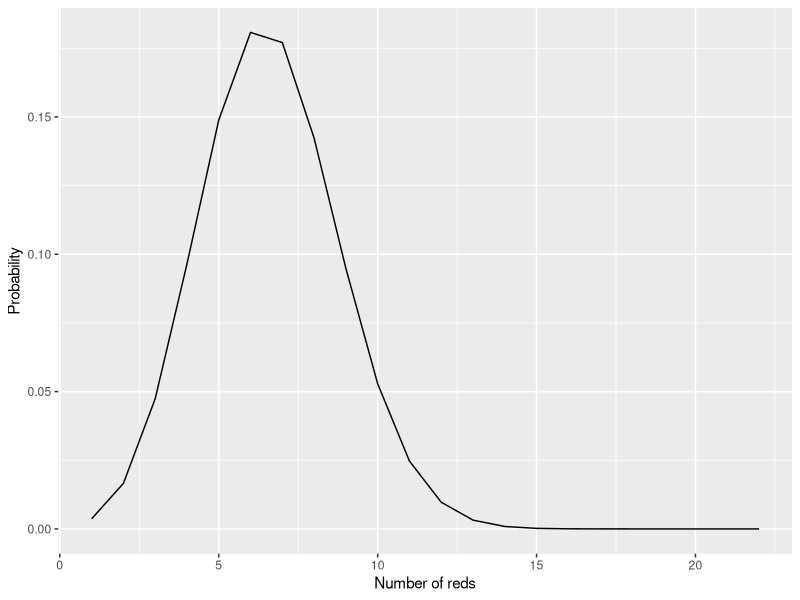
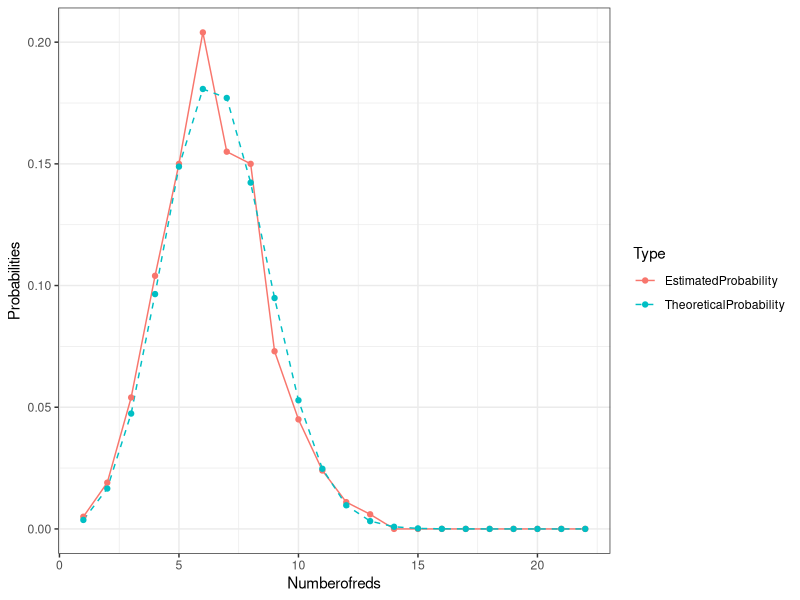

The R script that drew these images, in order:
## ---- chunk 1
knitr::opts_chunk$set(echo = TRUE)
## ---- chunk 2
library(tidyverse)
## ---- chunk 3
prob_red_spheres <- function(num) {
  choose(22, num) * 0.3 ^ num * 0.7 ^ (22 - num)
}
prob_red_spheres(10)
## ---- chunk 4
num_reds <- c(seq(1, 22))
prob <- prob_red_spheres(num_reds)
prob_by_num_reds <- data.frame(num_reds, prob)
prob_by_num_reds %>% head(3)
## ---- chunk 5
prob_by_num_reds %>% ggplot(aes(x = num_reds, y = prob)) + geom_line() + xlab("Number of reds") + ylab("Probability")
## ---- chunk 6
sample(10, 22, replace = TRUE)
## ---- chunk 7
## case1:Setting the random seed just once
set.seed(0)
for (i in 1:5) {
  print(sample(100, 5, replace = FALSE))
  # The result may well differ everytime
}
## ---- chunk 8
## case2:Resetting the random seed everytime
set.seed(1)
print(sample(100, 5, replace = FALSE))
set.seed(1)
print(sample(100, 5, replace = FALSE))
set.seed(1)
print(sample(100, 5, replace = FALSE))
#The result should not change
## ---- chunk 9
num_trials<-1000 # set the number of trials
set.seed(0) # set the random seed
sampling_with_replacement_simulation<-data.frame(trial=1:num_trials)%>% mutate(sample_balls=map(.x=trial,~sample(10,22,replace=TRUE)))
head(sampling_with_replacement_simulation)
## ---- chunk 10
sampling_with_replacement_simulation <- sampling_with_replacement_simulation %>%
  mutate(num_reds=map_dbl(sample_balls, ~sum(.x <= 3)))
sampling_with_replacement_simulation
## ---- chunk 11
num_reds_in_simulation<-sampling_with_replacement_simulation%>% pull(num_reds)

prob_by_num_reds<-prob_by_num_reds%>% mutate(predicted_prob=map_dbl(.x=num_reds,~sum(num_reds_in_simulation==.x))/num_trials)
## ---- chunk 12
prob_by_num_reds%>% rename(TheoreticalProbability=prob,EstimatedProbability=predicted_prob)%>% pivot_longer(cols=c("EstimatedProbability","TheoreticalProbability"), names_to="Type",values_to="count")%>% ggplot(aes(num_reds,count))+ geom_line(aes(linetype=Type,color=Type))+geom_point(aes(color=Type))+ scale_linetype_manual(values=c("solid","dashed"))+ theme_bw()+xlab("Numberofreds")+ylab("Probabilities")
## ---- chunk 13
set.seed(0)
num_trials <- 1000
sample_size <- 10
reds <- rep(1, times = 50)
blues <- rep(2, times = 30)
greens <- rep(3, times = 20)
combined_vector <- c(reds, blues, greens)
mixed_balls <- sample(combined_vector, length(combined_vector))
  
colorful_balls<-data.frame(trial=1:num_trials) %>%  
  mutate(sample_balls=map(.x=trial,~sample(mixed_balls,sample_size,replace=FALSE)))

colorful_balls <- colorful_balls %>%
  mutate(num_reds=map_dbl(sample_balls, ~sum(.x == 1))) %>%
  mutate(num_blues=map_dbl(sample_balls, ~sum(.x == 2))) %>%
  mutate(num_greens=map_dbl(sample_balls, ~sum(.x == 3)))

zero_of_balls<-pmin(colorful_balls$num_reds, colorful_balls$num_blues, colorful_balls$num_greens)

count_of_zeros <- sum(zero_of_balls == 0)
prob <- count_of_zeros/num_trials
prob
